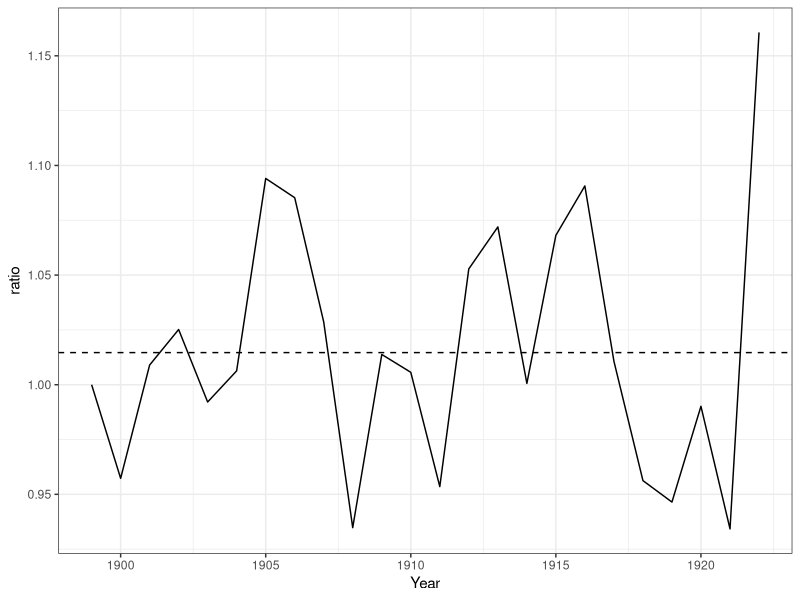

Here is the R script that generated this plot:
## ---- chunk 1
library(knitr)
opts_chunk$set(tidy.opts=list(width.cutoff=80),tidy=T)
options(scipen=999)

library(ggplot2)
library(gridExtra)
require(data.table)
theme_set(theme_bw())
## ---- chunk 2
data <- fread('cobb_douglas_data.txt')
data[, Year := as.Date(paste0(Year, '-01-01'))]
attach(data)
## ---- chunk 3
log.Output <- log(Output)
log.Labor <- log(Labor)
log.Capital <- log(Capital)
mod1 <- lm(log.Output ~ log.Labor + log.Capital)
summary(mod1)
confint(mod1)
## ---- chunk 4
vcov.params <- vcov(mod1)
vcov.params
se <- sqrt(vcov.params['log.Labor','log.Labor'] + vcov.params['log.Capital', 'log.Capital'] + 2*vcov.params['log.Labor', 'log.Capital'])
t.stat <- unname((mod1$coefficients['log.Labor'] + mod1$coefficients['log.Capital'] - 1)/se)
cat('t statistic: ', t.stat)
n <- nrow(data)
k <- 3
t.crit <- qt(.975, n - k)
cat('t critical value: ', t.crit)
pval <- pt(t.stat, df = n - k, lower.tail = F)
cat('p-value: ', pval)
## ---- chunk 5
coefs.orig <- coef(mod1)
coefs.orig
## ---- chunk 6
log.Output <- log.Output - log.Labor
log.Capital <- log.Capital - log.Labor
mod2 <- lm(log.Output ~ log.Capital)
summary(mod2)
## ---- chunk 7
anova(mod2, mod1)
## ---- chunk 8
beta <- mod2$coefficients['log.Capital']
alpha <- 1 - beta
ratio <- Output/(Labor^alpha * Capital^beta)
h <- exp(mod2$coefficients['(Intercept)'])
ggplot() + geom_line(aes(x = Year, y = ratio)) + geom_hline(aes(yintercept = h), linetype = 'dashed')
